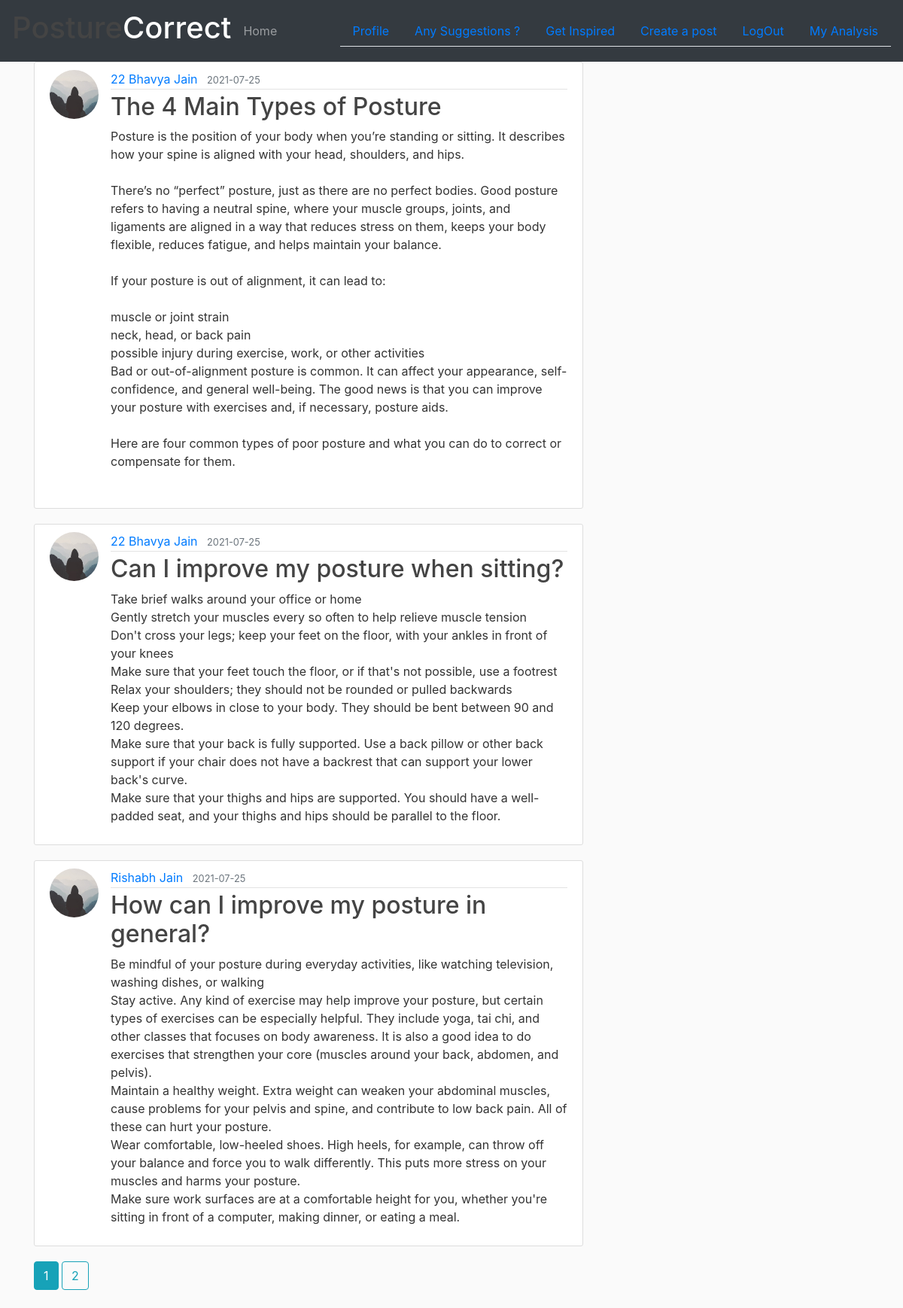
Page /posts (signed in) on the committed database.
### se_hackethon_project/models.py (models this page shows, shortened)
class Post(db.Model):
    id = db.Column(db.Integer,primary_key = True)
    title = db.Column(db.String(100),nullable = False)
    date_posted = db.Column(db.DateTime,nullable = False,default = datetime.utcnow)
    content = db.Column(db.Text,nullable=False)
    image_file = db.Column(db.String(20),nullable=False,default = 'default1.jpg')
    user_id = db.Column(db.Integer, db.ForeignKey('user.id'), nullable=False)

class User(db.Model,UserMixin):
    id = db.Column(db.Integer,primary_key=True)
    name = db.Column(db.String(20),nullable=False)
    email = db.Column(db.String(120),unique=True,nullable=False)
    image_file = db.Column(db.String(20),nullable=False,default = 'default.jpg')
    password = db.Column(db.String(60),nullable=False)
    posts = db.relationship('Post', backref='author', lazy=True)
    feedbacks = db.relationship('Feedback',backref='customer',lazy=True)
    analyzeSessions = db.relationship('Accuracy',backref='results',lazy=True)

### se_hackethon_project/routes.py (the view)
@app.route("/posts")
@login_required
def all_posts():
    page = request.args.get('page', 1, type=int)
    posts = Post.query.order_by(Post.date_posted.desc()).paginate(page=page, per_page=3)
    return render_template('allPosts.html', posts=posts)

### se_hackethon_project/models.py (called while the page is built)
@login_manager.user_loader
def load_user(user_id):
    return User.query.get(int(user_id))

### se_hackethon_project/templates/allPosts.html
{% extends 'layout.html' %}
{% block content %}
  {% for post in posts.items %}
      <article class="media content-section">
        <img class="rounded-circle article-img" src="{{ url_for('static',filename = 'profile_pics/' + post.author.image_file) }}">
        <div class="media-body">
          <div class="article-metadata">
            <a class="mr-2" href="{{ url_for('user_posts',username=post.author.name) }}">{{ post.author.name }}</a>
            <small class="text-muted">{{ post.date_posted.strftime("%Y-%m-%d") }}</small>
          </div>
          <h2><a class="article-title" href="{{ url_for('post',post_id = post.id) }}">{{ post.title }}</a></h2>
          <p class="article-content">{{ post.content }}</p>
        </div>
      </article>
  {% endfor %}
  {% for page_num in posts.iter_pages(left_edge=1,right_edge=1,left_current=1,right_current=2) %}
    {% if page_num %}
      {% if posts.page == page_num %}
        <a class="btn btn-info mb-4" href="{{url_for('all_posts',page=page_num)}}">{{page_num}}</a>
      {% else %}
        <a class="btn btn-outline-info mb-4" href="{{url_for('all_posts',page=page_num)}}">{{page_num}}</a>
      {% endif %}
    {% else %}
      ...
    {% endif %}
  {% endfor %}
{% endblock content %}

### se_hackethon_project/templates/layout.html (shortened to what this page needs)
<!DOCTYPE html>
<html>
<head>
  <link rel="stylesheet" href="https://stackpath.bootstrapcdn.com/bootstrap/4.5.2/css/bootstrap.min.css">
  <link rel="stylesheet" type="text/css" href="{{ url_for('static',filename='main.css') }}">
</head>
<body>
    <nav class="navbar navbar-dark bg-dark">
        <a class="navbar-brand"><h1>Posture<span>Correct</span></h1></a>
        <ul class="navbar-nav mr-auto">
          <li class="nav-item">
            <a class='nav-link' href="{{ url_for('home') }}">Home <span class="sr-only">(current)</span></a>
          </li>
        </ul>
        <ul class="nav nav-tabs justify-content-end">
          {% if current_user.is_authenticated %}
            <li class="nav-item">
              <a class='nav-link' href="{{ url_for('account') }}">Profile</a>
            </li>
            <li class="nav-item">
              <a class='nav-link' href="{{ url_for('suggestions') }}">Any Suggestions ?</a>
            </li>
            <li class="nav-item">
              <a class='nav-link' href="{{ url_for('all_posts') }}">Get Inspired</a>
            </li>
            <li class="nav-item">
              <a class='nav-link' href="{{ url_for('new_post') }}">Create a post</a>
            </li>
            <li class="nav-item">
              <a class='nav-link' href="{{ url_for('logout') }}">LogOut</a>
            </li>
            <li class="nav-item">
              <a class='nav-link' href="{{ url_for('analyze_sessions') }}">My Analysis</a>
            </li>
          {% endif %}
        </ul>
    </nav>
    <main role="main" class="container">
      <div class="row">
        <div class="col-md-8">
          {% block content %}{% endblock %}
        </div>
      </div>
    </main>
  </body>
</html>

### se_hackethon_project/static/main.css (style rules this page uses)
body { background: #fafafa; color: #333333; }
h1, h2, h3, h4, h5, h6 { color: #444444; }
.content-section { background: #ffffff; padding: 10px 20px; border: 1px solid #dddddd; border-radius: 3px; margin-bottom: 20px; }
.article-title { color: #444444; }
.article-content { white-space: pre-line; }
.article-img { height: 65px; width: 65px; margin-right: 16px; }
.article-metadata { padding-bottom: 1px; margin-bottom: 4px; border-bottom: 1px solid #e3e3e3 }

### se_hackethon_project/templates/layout.html (style rules this page uses)
span { color: #ffffff; }

### rows in the picture
Post: image_file (placeholder picture), author.name "22 Bhavya Jain", date_posted "2021-07-25", title "The 4 Main Types of Posture", content "Posture is the position of your body when you’re standing or sitting. It describes how your spine is aligned with your head, shoulders, and hips. There’s no “perfect” posture, just as there are no perfect bodies. Good posture refers to having a neutral spine, where your muscle groups, joints, and ligaments are aligned in a way that reduces stress on them, keeps your body flexible, reduces fatigue, and helps maintain your balance. If your posture is out of alignment, it can lead to: muscle or joint strain neck, head, or back pain possible injury during exercise, work, or other activities Bad or out-of-alignment posture is common. It can affect your appearance, self-confidence, and general…"
Post: image_file (placeholder picture), author.name "22 Bhavya Jain", date_posted "2021-07-25", title "Can I improve my posture when sitting?", content "Take brief walks around your office or home Gently stretch your muscles every so often to help relieve muscle tension Don't cross your legs; keep your feet on the floor, with your ankles in front of your knees Make sure that your feet touch the floor, or if that's not possible, use a footrest Relax your shoulders; they should not be rounded or pulled backwards Keep your elbows in close to your body. They should be bent between 90 and 120 degrees. Make sure that your back is fully supported. Use a back pillow or other back support if your chair does not have a backrest that can support your lower back's curve. Make sure that your thighs and hips are supported. You should have a well-padded…"
Post: image_file (placeholder picture), author.name "Rishabh Jain", date_posted "2021-07-25", title "How can I improve my posture in general?", content "Be mindful of your posture during everyday activities, like watching television, washing dishes, or walking Stay active. Any kind of exercise may help improve your posture, but certain types of exercises can be especially helpful. They include yoga, tai chi, and other classes that focuses on body awareness. It is also a good idea to do exercises that strengthen your core (muscles around your back, abdomen, and pelvis). Maintain a healthy weight. Extra weight can weaken your abdominal muscles, cause problems for your pelvis and spine, and contribute to low back pain. All of these can hurt your posture. Wear comfortable, low-heeled shoes. High heels, for example, can throw off your balance…"

### other values in the picture
{{ page_num }} "1"
{{ page_num }} "2"
